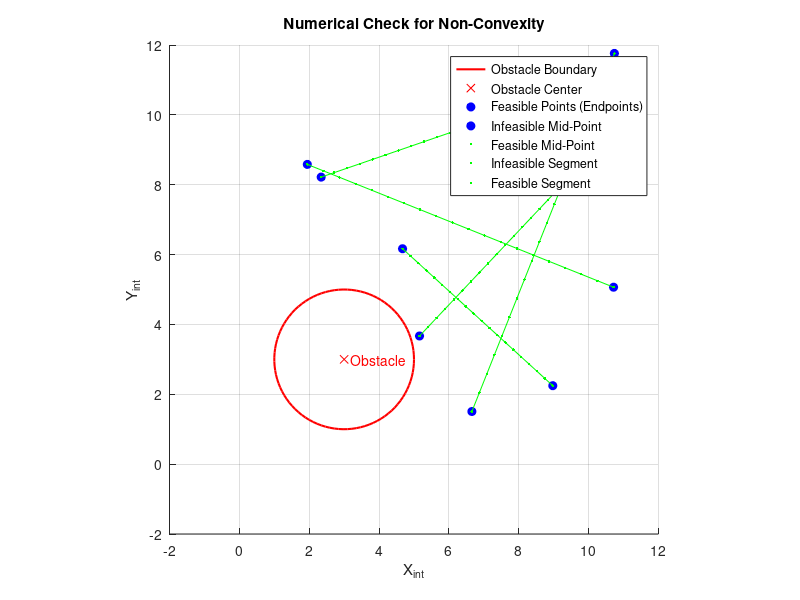

The MATLAB source for this figure:
% Numerical Non-Convexity Check

clear; clc; close all;

x_start = 0; y_start = 0;
x_goal = 10; y_goal = 10;
x_min = -2; x_max = 12;
y_min = -2; y_max = 12;
enable_obstacle = true; % Must be true to show non-convexity
obs_x = 3; obs_y = 3;
obs_r = 1.5;
robot_r = 0.5;
min_dist_sq = (obs_r + robot_r)^2;

constraint_func = @(x_int, y_int) (x_int - obs_x)^2 + (y_int - obs_y)^2 >= min_dist_sq;

is_feasible = @(x, y) x >= x_min && x <= x_max && y >= y_min && y <= y_max && ...
                      (~enable_obstacle || constraint_func(x, y));


rng('default'); % For reproducibility
num_checks = 5; % Number of pairs to check
num_samples_on_line = 20; % Points to check between pairs

figure; hold on; grid on; axis equal;
axis([x_min x_max y_min y_max]);
title('Numerical Check for Non-Convexity');
xlabel('X_{int}'); ylabel('Y_{int}');
% Plot obstacle boundary
if enable_obstacle
    theta = linspace(0, 2*pi, 100);
    plot(obs_x + (obs_r + robot_r)*cos(theta), obs_y + (obs_r + robot_r)*sin(theta), 'r-', 'LineWidth', 1.5);
    plot(obs_x, obs_y, 'rx');
    text(obs_x, obs_y, '  Obstacle', 'Color', 'red');
end

fprintf('Checking line segments between feasible points:\n');

for i = 1:num_checks
    % Find two random feasible points (p1, p2)
    p1 = []; p2 = [];
    while isempty(p1) || ~is_feasible(p1(1), p1(2))
        p1 = [x_min + (x_max - x_min)*rand(), y_min + (y_max - y_min)*rand()];
    end
    while isempty(p2) || ~is_feasible(p2(1), p2(2)) || norm(p1-p2) < 1 % Ensure points are distinct
        p2 = [x_min + (x_max - x_min)*rand(), y_min + (y_max - y_min)*rand()];
    end

    plot(p1(1), p1(2), 'bo', 'MarkerFaceColor', 'b');
    plot(p2(1), p2(2), 'bo', 'MarkerFaceColor', 'b');

    segment_is_convex = true;
    for lambda = linspace(0, 1, num_samples_on_line)
        p_inter = (1 - lambda) * p1 + lambda * p2; % Point on line segment
        if ~is_feasible(p_inter(1), p_inter(2))
            plot(p_inter(1), p_inter(2), 'kx', 'MarkerSize', 8, 'LineWidth', 1.5); % Mark infeasible point
            segment_is_convex = false;
        else
             plot(p_inter(1), p_inter(2), 'g.'); % Mark feasible point
        end
    end

    if ~segment_is_convex
        plot([p1(1), p2(1)], [p1(2), p2(2)], 'k--', 'LineWidth', 1.5); % Draw line where infeasibility found
        fprintf('  - Found INFEASIBLE point on segment between (%.2f, %.2f) and (%.2f, %.2f)\n', p1(1), p1(2), p2(1), p2(2));
    else
         plot([p1(1), p2(1)], [p1(2), p2(2)], 'g-'); % Draw line if all feasible
         fprintf('  - All points FEASIBLE on segment between (%.2f, %.2f) and (%.2f, %.2f)\n', p1(1), p1(2), p2(1), p2(2));
    end
end
legend({'Obstacle Boundary','Obstacle Center','Feasible Points (Endpoints)','Infeasible Mid-Point','Feasible Mid-Point','Infeasible Segment','Feasible Segment'}, 'Location', 'best');
hold off;

% Observation: If enable_obstacle is true, you should see black crosses 'kx'
% and dashed lines 'k--', indicating that segments connecting two feasible points
% can pass through the infeasible obstacle region, proving non-convexity.